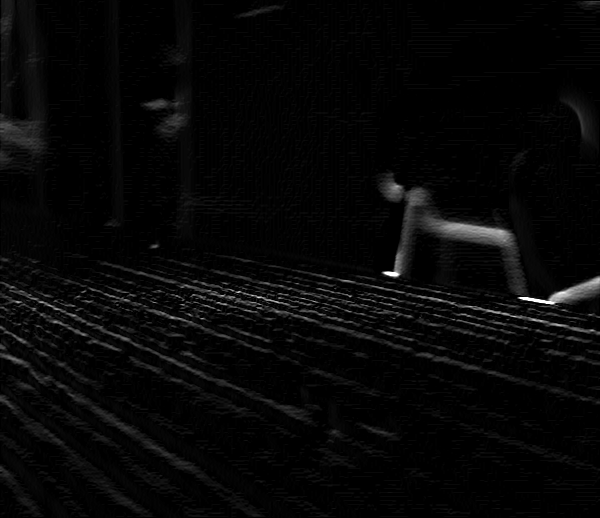
#> input picture Task 1/SL_1/edges.png, 600 x 518 px
$ jupyter execute 'Line detection.ipynb'
#> lines starting #> are read from the running program, lines starting #| are printed output that depends on the picture; after the words box and inside, x2 and y2 are one past the last pixel; in counts of white or black regions, pixels touching at a corner belong together
[cell 1]
import cv2
import numpy as np
import math

image1 = cv2.imread('edges.png')
#> image1 is the input picture: shape (518, 600, 3); min 0, max 255, mean 6.9
gray=cv2.cvtColor(image1,cv2.COLOR_BGR2GRAY)
blur = cv2.GaussianBlur(gray, (5,5),0)
edges = cv2.Canny(blur, 50, 200)
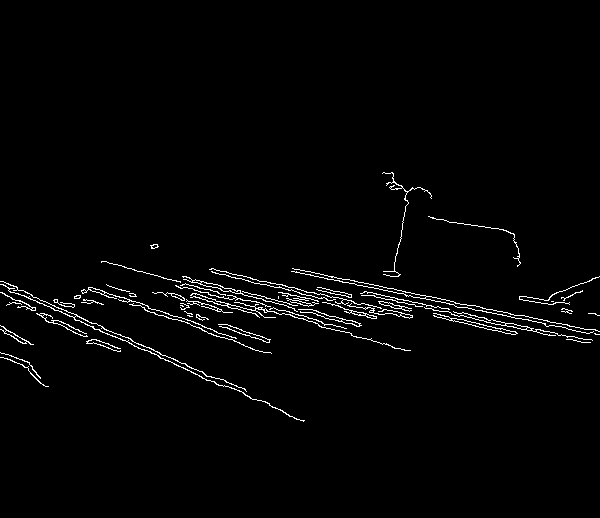
#> edges: shape (518, 600); 1.9% white in thin lines or dots, all inside (x1, y1, x2, y2) = (0, 172, 600, 422)

lines= cv2.HoughLines(edges, 1, np.pi/180.0,150 ,np.array([]))
#> lines = [[300, 1.61], [204, 1.78], [261, 1.99], [291, 1.61], [287, 1.62]]

for line in lines:
    rho, theta = line[0]
    a = np.cos(theta)
    b = np.sin(theta)
    x0 = a*rho
    y0 = b*rho
    x1 = int(x0 + 1000*(-b))
    y1 = int(y0 + 1000*(a))
    x2 = int(x0 - 1000*(-b))
    y2 = int(y0 - 1000*(a))

    cv2.line(image1,(x1,y1),(x2,y2),(0,0,255),1)
#> this loop made 5 passes
#> (rho, theta, a, b, x0, y0, x1, y1) on passes 1 to 5: (300, 1.61, -0.0349, 0.999, -10.47, 299.8, -1009, 264), (204, 1.78, -0.208, 0.978, -42.41, 199.5, -1020, -8), (261, 1.99, -0.407, 0.914, -106.2, 238.4, -1019, -168), (291, 1.61, -0.0349, 0.999, -10.16, 290.8, -1009, 255), (287, 1.62, -0.0523, 0.999, -15.02, 286.6, -1013, 234)
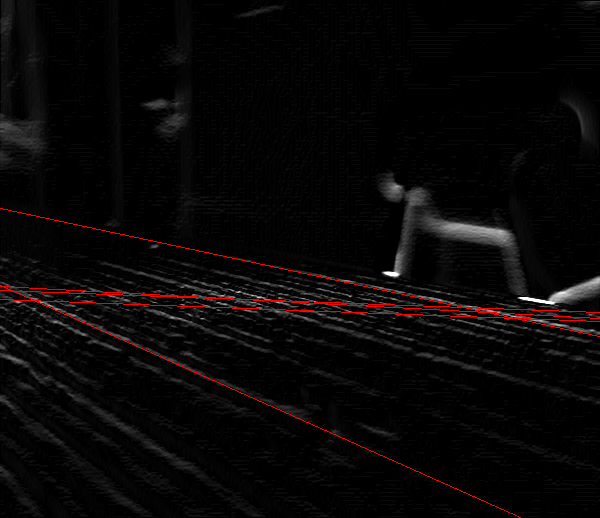
#> image1: shape (518, 600, 3); 0.91% of pixels changed, all inside (x1, y1, x2, y2) = (0, 208, 600, 518)


cv2.imshow('Lines Detected',image1)
cv2.imshow("Canny Detection", edges)
cv2.waitKey(0)
cv2.destroyAllWindows()

cv2.imwrite('result.png', image1)
#> Out = True
